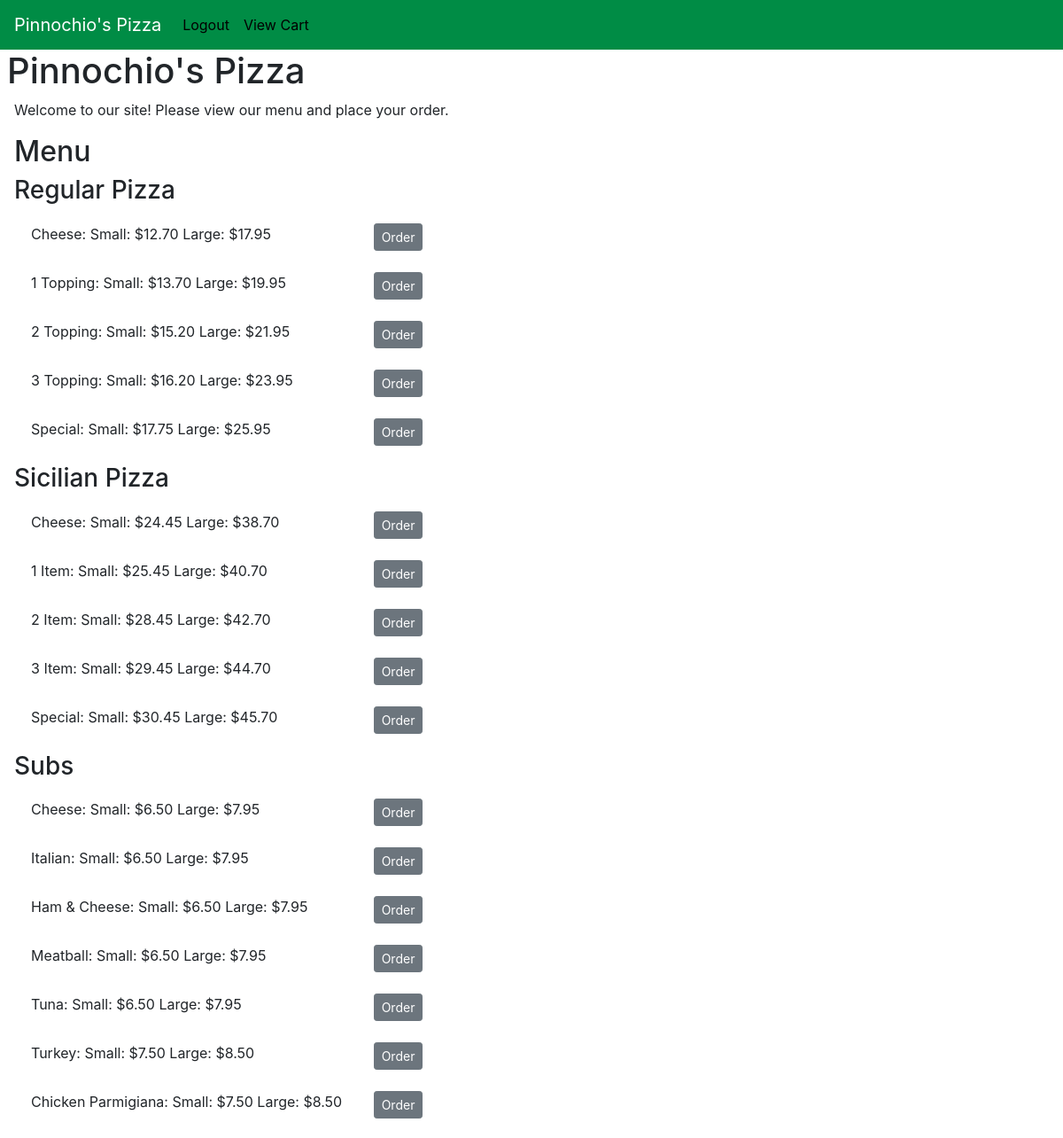
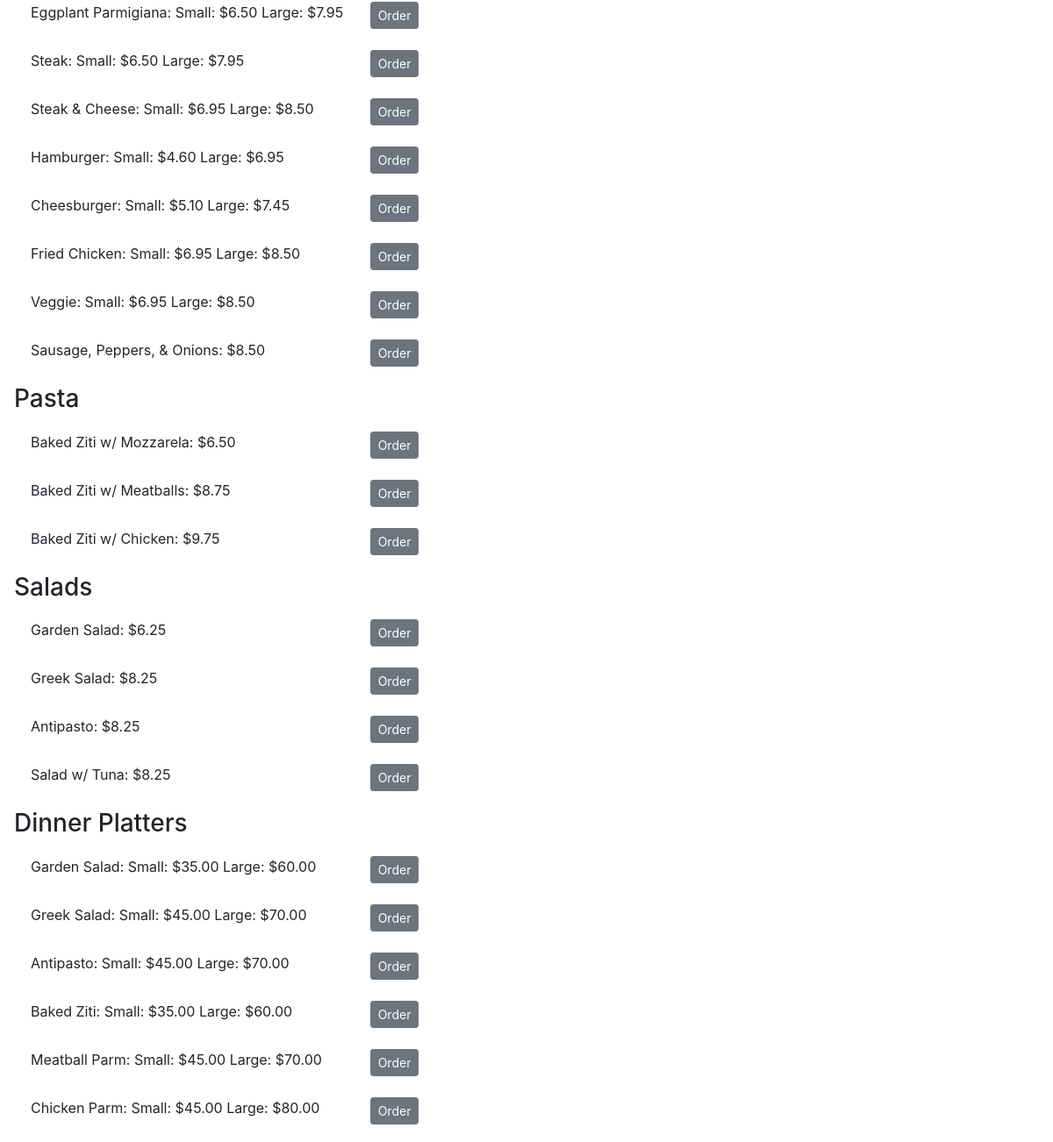
Screenshot of / (signed in) with the database file from the repository (2 pictures, top to bottom).
### orders/models.py (models this page shows)
class Category(models.Model):
    name = models.CharField(max_length=64)
    def __str__(self):
        return f"{self.name}"

class Dish(models.Model):
    name = models.CharField(max_length=64)
    category = models.ForeignKey(Category, on_delete=models.CASCADE,
        related_name="dishes")
    small_price = models.DecimalField(max_digits=5, decimal_places=2,
        null=True, blank=True)
    large_price = models.DecimalField(max_digits=5, decimal_places=2)
    num_toppings = models.IntegerField(default=0)
    def __str__(self):
        if self.small_price:
            return f"{self.name}: Small: ${self.small_price} Large: ${self.large_price}"
        return f"{self.name}: ${self.large_price}"

### orders/views.py (the view)
# urls.py: path("", views.index, name="index"),
def index(request):
    if not request.user.is_authenticated:
        return HttpResponseRedirect(reverse("login"))
    try:
        context = {
            "categories": Category.objects.all(),
            "dishes": Dish.objects.select_related('category').all()
        }
    except Category.DoesNotExist:
        raise Http404("Category not found")
    except Dish.DoesNotExist:
        raise Http404("Dish not found")
    return render(request, "orders/index.html", context)

### orders/models.py (called while the page is built)
    def __str__(self):
        return f"{self.name}"

### orders/templates/orders/index.html (shortened to what this page needs)
{% extends "orders/layout.html" %}
{% block nav %}
    <ul class="navbar-nav mr-auto">
        <li class="nav-item">
            <a href="{% url 'logout' %}" class="nav-link" style="color:black;">
                Logout
            </a>
        </li>
        <li class="nav-item">
            <a href="{% url 'cart' %}" class="nav-link" style="color:black;">
                View Cart
            </a>
        </li>
    </ul>
{% endblock %}
{% block body %}
    <p class="ml-3">
        Welcome to our site! Please view our menu and place your order.
    </p>
    <h2 class="ml-3">
        Menu
    </h2>
    {% for category in categories %}
        <h3 class="ml-3">
            {{ category }}
        </h3>
        {% for dish in dishes %}
            {% if dish.category == category %}
                <div class="row m-3 p-1">
                    <div class="col-sm-4">
                        {{ dish }}
                    </div>
                    <div class="col-auto">
                        <button class="btn btn-secondary btn-sm reveal" data-form="{{ dish.pk }}">
                            Order
                        </button>
                    </div>
                </div>
            {% endif %}
        {% endfor %}
    {% endfor %}
{% endblock %}

### orders/templates/orders/layout.html (shortened to what this page needs)
<!DOCTYPE html>
<html>
    <head>
        <link rel="stylesheet" href="https://stackpath.bootstrapcdn.com/bootstrap/4.3.1/css/bootstrap.min.css"
>
        {% load static %}
    </head>
    <body styles="background-color: #f4f5f0;">
        <nav class="navbar navbar-expand-lg navbar-dark" style="background-color: #008c45;">
            <a class="navbar-brand" href="{% url 'index' %}">Pinnochio's Pizza</a>
            {% block nav %}
            {% endblock %}
        </nav>
        <main>
            <h1 class="ml-2">
                Pinnochio's Pizza
            </h1>
            {% block body %}
            {% endblock %}
        </main>
    </body>
</html>

### rows the page displays
Category: name "Regular Pizza"
Dish: small_price+name+large_price "Cheese: Small: $12.70 Large: $17.95"
Dish: small_price+name+large_price "1 Topping: Small: $13.70 Large: $19.95"
Dish: small_price+name+large_price "2 Topping: Small: $15.20 Large: $21.95"
Dish: small_price+name+large_price "3 Topping: Small: $16.20 Large: $23.95"
Dish: small_price+name+large_price "Special: Small: $17.75 Large: $25.95"
Category: name "Sicilian Pizza"
Dish: small_price+name+large_price "Cheese: Small: $24.45 Large: $38.70"
Dish: small_price+name+large_price "1 Item: Small: $25.45 Large: $40.70"
Dish: small_price+name+large_price "2 Item: Small: $28.45 Large: $42.70"
Dish: small_price+name+large_price "3 Item: Small: $29.45 Large: $44.70"
Dish: small_price+name+large_price "Special: Small: $30.45 Large: $45.70"
Category: name "Subs"
Dish: small_price+name+large_price "Cheese: Small: $6.50 Large: $7.95"
Dish: small_price+name+large_price "Italian: Small: $6.50 Large: $7.95"
Dish: small_price+name+large_price "Ham & Cheese: Small: $6.50 Large: $7.95"
Dish: small_price+name+large_price "Meatball: Small: $6.50 Large: $7.95"
Dish: small_price+name+large_price "Tuna: Small: $6.50 Large: $7.95"
Dish: small_price+name+large_price "Turkey: Small: $7.50 Large: $8.50"
Dish: small_price+name+large_price "Chicken Parmigiana: Small: $7.50 Large: $8.50"
Dish: small_price+name+large_price "Eggplant Parmigiana: Small: $6.50 Large: $7.95"
Dish: small_price+name+large_price "Steak: Small: $6.50 Large: $7.95"
Dish: small_price+name+large_price "Steak & Cheese: Small: $6.95 Large: $8.50"
Dish: small_price+name+large_price "Hamburger: Small: $4.60 Large: $6.95"
Dish: small_price+name+large_price "Cheesburger: Small: $5.10 Large: $7.45"
Dish: small_price+name+large_price "Fried Chicken: Small: $6.95 Large: $8.50"
Dish: small_price+name+large_price "Veggie: Small: $6.95 Large: $8.50"
Dish: small_price+name+large_price "Sausage, Peppers, & Onions: $8.50"
Category: name "Pasta"
Dish: small_price+name+large_price "Baked Ziti w/ Mozzarela: $6.50"
Dish: small_price+name+large_price "Baked Ziti w/ Meatballs: $8.75"
Dish: small_price+name+large_price "Baked Ziti w/ Chicken: $9.75"
Category: name "Salads"
Dish: small_price+name+large_price "Garden Salad: $6.25"
Dish: small_price+name+large_price "Greek Salad: $8.25"
Dish: small_price+name+large_price "Antipasto: $8.25"
Dish: small_price+name+large_price "Salad w/ Tuna: $8.25"
Category: name "Dinner Platters"
Dish: small_price+name+large_price "Garden Salad: Small: $35.00 Large: $60.00"
Dish: small_price+name+large_price "Greek Salad: Small: $45.00 Large: $70.00"
Dish: small_price+name+large_price "Antipasto: Small: $45.00 Large: $70.00"
Dish: small_price+name+large_price "Baked Ziti: Small: $35.00 Large: $60.00"
Dish: small_price+name+large_price "Meatball Parm: Small: $45.00 Large: $70.00"
Dish: small_price+name+large_price "Chicken Parm: Small: $45.00 Large: $80.00"
